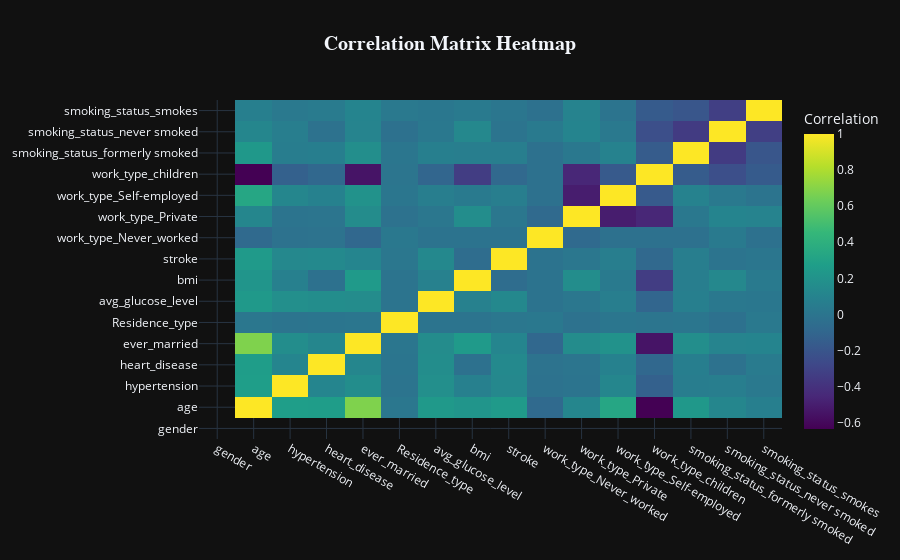

Notebook code cell kept with this figure:
### Code cell
import pandas as pd
import plotly.graph_objects as go

# Convert binary categorical columns
df_encoded = df.copy()
df_encoded['ever_married'] = df_encoded['ever_married'].map({'Yes': 1, 'No': 0})
df_encoded['Residence_type'] = df_encoded['Residence_type'].map({'Urban': 1, 'Rural': 0})

# one-hot encoding
df_encoded = pd.get_dummies(df_encoded, columns=['work_type', 'smoking_status'], drop_first=True)

df_encoded = df_encoded.apply(pd.to_numeric, errors='coerce')

df_encoded = df_encoded.fillna(0)

#correlation matrix
corr = df_encoded.corr()

#heatmap using Plotly
fig = go.Figure(data=go.Heatmap(
    z=corr.values, 
    x=corr.index, 
    y=corr.columns, 
    colorscale='Viridis', 
    colorbar=dict(title="Correlation")
))

# Update layout
fig.update_layout(
    title="<b>Correlation Matrix Heatmap</b>",
    title_x=0.5,
    titlefont=dict(size=20, family="Arial"),
    template="plotly_dark",
    autosize=True
)

# Show the heatmap
fig.show()

### Figure 1 — Plotly figure (JSON) as saved in the notebook; plotly's stock layout.template omitted (floating-point values rounded to 4 significant figures; data arrays with more than 128 entries replaced by an {"elided": "..."} marker saying what was removed)
{"data": [{"colorbar": {"title": {"text": "Correlation"}}, "colorscale": [[0, "#440154"], [0.1111, "#482878"], [0.2222, "#3e4989"], [0.3333, "#31688e"], [0.4444, "#26828e"], [0.5556, "#1f9e89"], [0.6667, "#35b779"], [0.7778, "#6ece58"], [0.8889, "#b5de2b"], [1, "#fde725"]], "type": "heatmap", "x": ["gender", "age", "hypertension", "heart_disease", "ever_married", "Residence_type", "avg_glucose_level", "bmi", "stroke", "work_type_Never_worked", "work_type_Private", "work_type_Self-employed", "work_type_children", "smoking_status_formerly smoked", "smoking_status_never smoked", "smoking_status_smokes"], "y": ["gender", "age", "hypertension", "heart_disease", "ever_married", "Residence_type", "avg_glucose_level", "bmi", "stroke", "work_type_Never_worked", "work_type_Private", "work_type_Self-employed", "work_type_children", "smoking_status_formerly smoked", "smoking_status_never smoked", "smoking_status_smokes"], "z": {"elided": "16x16 float values"}}], "layout": {"autosize": true, "title": {"font": {"family": "Arial", "size": 20}, "text": "<b>Correlation Matrix Heatmap</b>", "x": 0.5}}}
